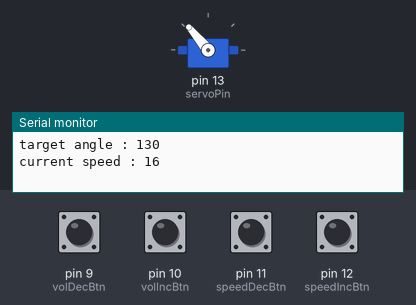
This sketch was run on a simulated Arduino Uno, built with avr-gcc and run on an emulated ATmega328P. On the bench: servo, the last lines printed to the serial monitor. The inputs (shaded band) are chosen by the test bench; at power-on: pin 9 (volDecBtn), pin 10 (volIncBtn), pin 11 (speedDecBtn), pin 12 (speedIncBtn) LOW.

Above: at 1.7 s.
1.8 s: pin 10 (volIncBtn) pulled HIGH for 1 s
At 4.8 s:
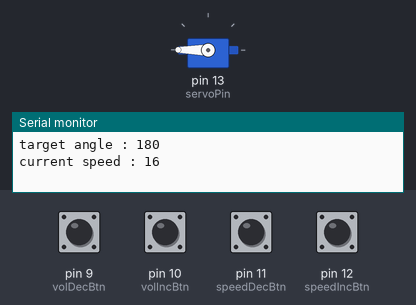
5.8 s: pin 9 (volDecBtn) pulled HIGH for 1 s
At 8.78 s:
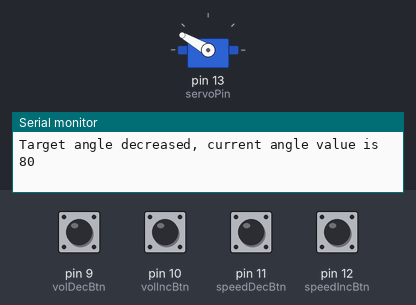
8.8 s: pin 12 (speedIncBtn) pulled HIGH for 0.15 s
11.8 s: pin 11 (speedDecBtn) pulled HIGH for 1 s
At 12.72 s:
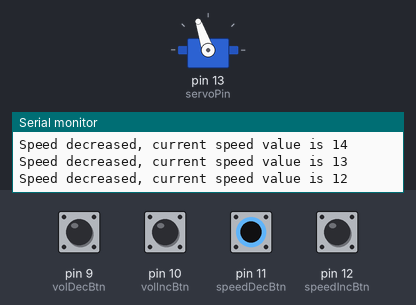
14.8 s: pin 10 (volIncBtn) pulled HIGH for 0.15 s
At 14.95 s:
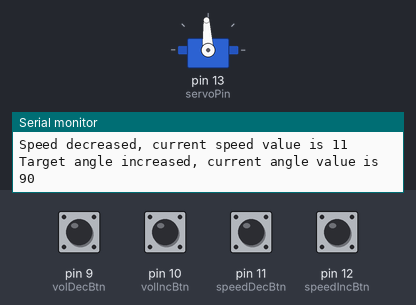
17.8 s: pin 10 (volIncBtn) driven HIGH
Timing chart, 0 to 49.8 s (numbered marks = the images above; inputs shaded):
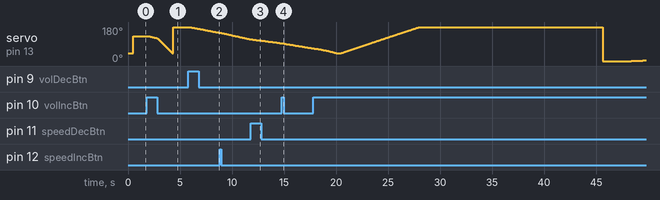

The sketch:

uno_code.ino
```cpp
/*  #######################
/*  code by Sahal Alzubair
 *  Sudanese Ventilator 20
 *  WARNING: this is still a work in progress.
 *  #######################
 *
 *  #TODO: the speed value does not take into account the pause delay.
 *  code can be more simplified
*/
#include <Servo.h>
/* pins */
const int servoPin = 13;
const int speedIncBtn = 12; // speed value is controlled by changing the delay inside the servo-write loops
const int speedDecBtn = 11;
const int volIncBtn = 10; // volume value is controlled by changing the target angle
const int volDecBtn = 9;
Servo servo1; // create servo object

/* speed variables */
int currentSpeed = 16; // 16 times per minute, half-cycle every 1.875s
const int speedInc = 1; // increase cycles by 1 everytime the button is pressed
const int speedDec = 1; // decrease by 1
const int maxSpeed = 30; // maximum possible value for speed
const int minSpeed = 10; // minimum possible value for speed
const int inhaleToExhaleRatio = 0.66; // inhaling takes 33% of the total process time (1:2 ratio), ex if time is 1s, inhale in 0.33s and exhale in 0.67s
const int pauseDelay = 1500; // the pause delay between inhaling and exhaling

/* angle variables */
int targetAngle = 130; // angle goes from 0 to this value and vise-versa #TODO change this to start and end values for more flexability
const int angleInc = 10; // increase the angle value by this amount
const int angleDec = 10; // decrease the angle value by this amount #TODO use only 1 variable for this (needs more testing)
const int maxAngle = 180; // maximum possible angle for the servo motor
const int minAngle = 40; // minimum possible angle for the servo motor

int getDelay(int speedVal,bool inhale) { // this function takes the speed value and returns the needed delay
  if(inhale) { // first half cycle.
    int steps = targetAngle - minAngle; // get the number of angle steps the servo must take
    return ((60000/speedVal*inhaleToExhaleRatio)/steps); // the delay value for inhaling (note that the return statement ends the function here.)
    /* for debugging */
    //Serial.println(60000/speedVal*inhaleToExhaleRatio);
  }
  int steps = targetAngle - minAngle;
  return ((60000/speedVal/(1-inhaleToExhaleRatio))/steps); // the delay value for exhaling (if inhale = false)
}

void checkButtons() {
  int speedIncBtnVal = digitalRead(speedIncBtn); // reads if the speed increment button is pressed
  if(speedIncBtnVal) { // if speedIncBtnVal is high, increase speed, else do nothing
    delay(50);
    currentSpeed += speedInc;
    Serial.print("Speed increased, current speed value is ");
    Serial.println(currentSpeed);
  }
  int speedDecBtnVal = digitalRead(speedDecBtn); // the same code is repeated for all 4 buttons
  if(speedDecBtnVal) {
    delay(50);
    currentSpeed -= speedDec;
    Serial.print("Speed decreased, current speed value is ");
    Serial.println(currentSpeed);
  }
  int AngleIncBtnVal = digitalRead(volIncBtn);
  if(AngleIncBtnVal) {
    delay(50);
    targetAngle += angleInc;
    Serial.print("Target angle increased, current angle value is ");
    Serial.println(targetAngle);
  }
  int AngleDecBtnVal = digitalRead(volDecBtn);
  if(AngleDecBtnVal) {
    delay(50);
    targetAngle -= angleDec;
    Serial.print("Target angle decreased, current angle value is ");
    Serial.println(targetAngle);
  }
}

bool safetyCheck() { // checks for and corrects conditions that could cause harm or malfunction.
  if(targetAngle > maxAngle) { // checks if the maximum allowed angle is exceeded.
    targetAngle = maxAngle;
    Serial.print("warning: max angle exceeded, angle is reset to ");
    Serial.println(maxAngle);
  }
  if(targetAngle < minAngle) {
    targetAngle = minAngle;
    Serial.print("warning: target Angle value is below min angle, angle is reset to ");
    Serial.println(minAngle);
  }
  if(currentSpeed > maxSpeed) { // checks if the maximum speed value is exceeded.
    currentSpeed = maxSpeed;
    Serial.print("warning: speed excceded the maximum allowed limit, speed is reset to ");
    Serial.println(maxSpeed);
  }
  if(currentSpeed < minSpeed) {
    currentSpeed = minSpeed;
    Serial.print("warning: speed is below the minimum allowed limit, speed is reset to ");
    Serial.println(minSpeed);
  }
  return true;
}

void setup() {
  pinMode(speedIncBtn, INPUT);
  pinMode(speedDecBtn, INPUT);
  pinMode(volIncBtn, INPUT);
  pinMode(volDecBtn, INPUT);
  servo1.attach(servoPin);
  servo1.write(minAngle);
  Serial.begin(9600);
  delay(500); // delay to set the servo and startup the serial consol
}

void loop() {
  checkButtons(); // checks values of buttons first to detect any change
  if(safetyCheck()) { // if the device passes the safety check, start working immediately
    Serial.print("target angle : ");
    Serial.println(targetAngle);
    Serial.print("current speed : ");
    Serial.println(currentSpeed);
    for(int i = minAngle; i <= targetAngle; i++) { // move the servo from 0 to the target angle
      checkButtons(); // checks if the buttons are pressed during the servo rotation
      servo1.write(i);
      delay(getDelay(currentSpeed, true)); // get the needed delay to keep the process at the desired current speed
    }
    delay(pauseDelay); // delay between inhaling and exhaling
    for(int i = targetAngle; i >= minAngle; i--) { // move the servo from the current target angle to 0
      checkButtons();
      servo1.write(i);
      delay(getDelay(currentSpeed, false)); // get the needed delay for the return trip speed
    }
  }
}
```
